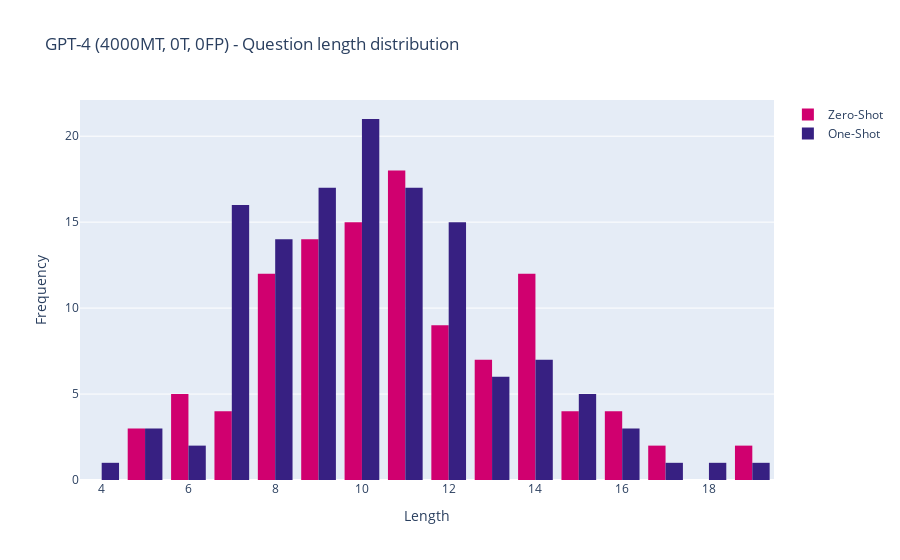

Notebook cell for this chart:
### Code cell
plot_length_distribution_comparison(gpt_35_0t_0fp.zero_shot_questions, gpt_35_0t_0fp.one_shot_questions, pairs[0]["id"])

### Figure 1 — Plotly figure (JSON) as saved in the notebook; plotly's stock layout.template omitted (floating-point values rounded to 4 significant figures; data arrays with more than 128 entries replaced by an {"elided": "..."} marker saying what was removed)
{"data": [{"marker": {"color": "#D0006F"}, "name": "Zero-Shot", "type": "histogram", "x": [16, 14, 9, 13, 15, 14, 14, 14, 12, 10, 8, 8, 11, 13, 11, 9, 14, 11, 7, 14, 10, 5, 10, 9, 8, 9, 15, 12, 7, 12, 5, 8, 12, 9, 6, 9, 15, 10, 14, 9, 11, 12, 8, 10, 9, 11, 10, 10, 10, 11, 13, 13, 14, 10, 5, 6, 12, 6, 13, 12, 10, 13, 6, 8, 9, 14, 16, 11, 11, 12, 11, 10, 11, 8, 11, 9, 10, 15, 12, 16, 9, 8, 8, 8, 11, 16, 6, 11, 11, 10, 8, 13, 11, 9, 9, 14, 8, 19, 14, 10, 14, 19, 17, 11, 9, 11, 7, 7, 10, 17, 11]}, {"marker": {"color": "#372082"}, "name": "One-Shot", "type": "histogram", "x": {"elided": "130 int values"}}], "layout": {"title": {"text": "GPT-4 (4000MT, 0T, 0FP) - Question length distribution"}, "xaxis": {"title": {"text": "Length"}}, "yaxis": {"title": {"text": "Frequency"}}}}
